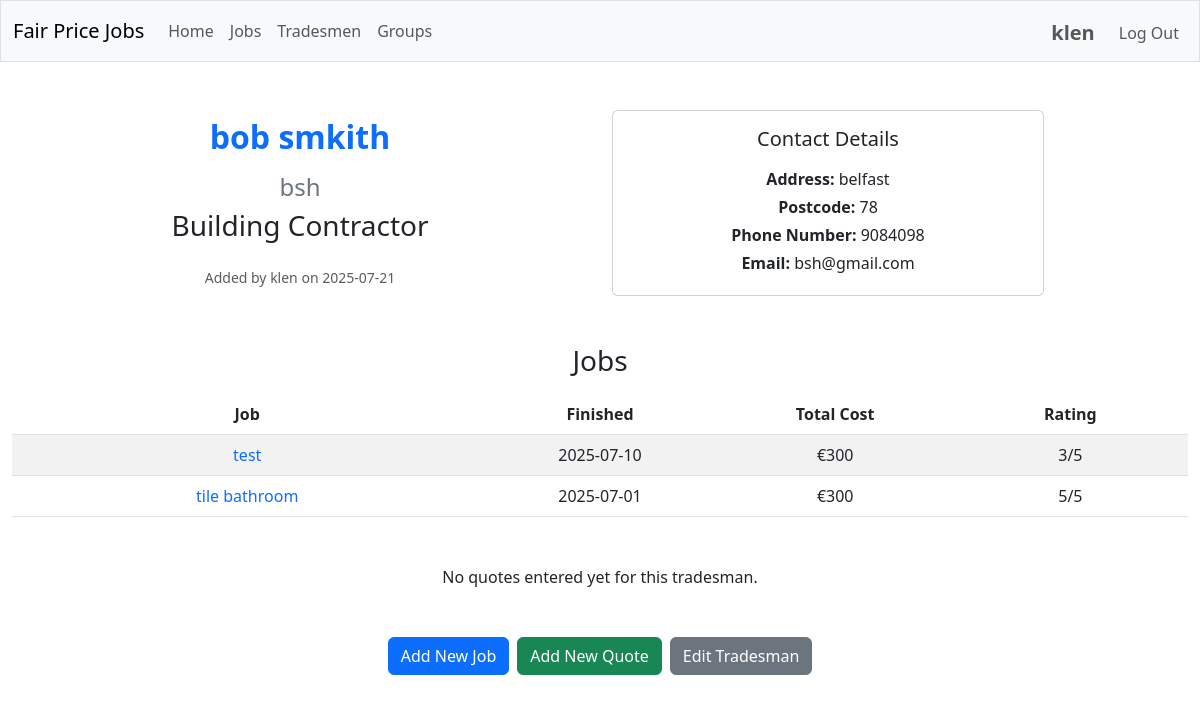
The app's page /tradesman/1 (signed in) with its own data.
### tables this page shows
CREATE TABLE users (
    id INTEGER PRIMARY KEY AUTOINCREMENT,
    username TEXT NOT NULL UNIQUE,
    firstname TEXT NOT NULL,
    lastname TEXT NOT NULL,
    email TEXT NOT NULL UNIQUE,
    postcode TEXT NOT NULL,
    hash TEXT NOT NULL
);

CREATE TABLE tradesmen (
    id INTEGER PRIMARY KEY AUTOINCREMENT,
    trade TEXT NOT NULL,
    first_name TEXT,
    family_name TEXT NOT NULL,
    company_name TEXT,
    address TEXT NOT NULL,
    postcode TEXT NOT NULL,
    phone_number TEXT NOT NULL,
    email TEXT
);

CREATE TABLE jobs (
    id INTEGER PRIMARY KEY AUTOINCREMENT,
    user_id INTEGER NOT NULL,
    tradesman_id INTEGER NOT NULL,
    type TEXT NOT NULL CHECK (type IN ('job', 'quote')) DEFAULT 'job',
    date_started TEXT,
    date_finished TEXT,
    date_requested TEXT,
    date_received TEXT,
    title TEXT NOT NULL,
    description TEXT NOT NULL,
    call_out_fee INTEGER NULL,
    materials_fee INTEGER NULL,
    hourly_rate INTEGER NULL,
    hours_worked REAL NULL,
    hours_estimated REAL NULL,
    daily_rate INTEGER NULL,
    days_worked REAL NULL,
    days_estimated REAL NULL,
    total_cost INTEGER NULL CHECK (total_cost IS NULL OR total_cost >= 0),
    total_quote INTEGER NULL CHECK (total_quote IS NULL OR total_quote >= 0),
    rating INTEGER NULL CHECK (rating IS NULL OR (rating >= 1 AND rating <= 5)),
    status TEXT CHECK (status IN ('pending', 'accepted', 'declined')) DEFAULT 'pending',
    FOREIGN KEY (tradesman_id) REFERENCES tradesmen (id) ON DELETE CASCADE
);

### app/routes/tradesmen.py (the view)
@tradesmen_bp.route("/tradesman/<int:tradesman_id>")
@login_required
def view_tradesman(tradesman_id: int) -> Union[str, Response]:
    try:
        tradesman = tradesman_service.get_tradesman_by_id(tradesman_id)
        if not tradesman:
            flash("Tradesman not found.", "error")
            return redirect(url_for("groups.search_groups"))
        jobs = tradesman_service.get_tradesman_jobs(tradesman_id)
        quotes = tradesman_service.get_tradesman_quotes(tradesman_id)
        group_id = session.get('group_id')
        added_by_info = tradesman_service.get_tradesman_added_by_info(tradesman_id)
        can_edit = tradesman_service.can_user_edit_tradesman(session["user_id"], tradesman_id)
        return render_template("view_tradesman.html",
                             tradesman=tradesman,
                             jobs=jobs,
                             quotes=quotes,
                             group_id=group_id,
                             can_edit=can_edit,
                             added_by_info=added_by_info)
    except Exception as e:
        flash(f"An error occurred while fetching tradesman data: {str(e)}", "error")
        return redirect(url_for("groups.search_groups"))

### app/services/database.py (called while the page is built)
def get_db_service() -> DatabaseService:
    return db_service

    def get_connection(self):
        if self.database_path is None:
            raise ValueError("Database path is not configured")
        try:
            if not hasattr(g, '_database'):
                g._database = sqlite3.connect(self.database_path, isolation_level=None)
                g._database.row_factory = sqlite3.Row
                g._database.execute("PRAGMA foreign_keys = ON")
            return g._database
        except RuntimeError:
            if not hasattr(self, '_test_connection'):
                self._test_connection = sqlite3.connect(self.database_path, isolation_level=None)
                self._test_connection.row_factory = sqlite3.Row
                self._test_connection.execute("PRAGMA foreign_keys = ON")
            return self._test_connection

    def close_connection(self):
        try:
            if hasattr(g, '_database'):
                g._database.close()
                delattr(g, '_database')
        except RuntimeError:
            if hasattr(self, '_test_connection'):
                self._test_connection.close()
                delattr(self, '_test_connection')

    @contextmanager
    def get_cursor(self):
        conn = self.get_connection()
        cursor = conn.cursor()
        try:
            yield cursor
        except Exception as e:
            logger.error(f"Database error: {e}")
            conn.rollback()
            raise
        finally:
            cursor.close()

    def execute_query(self, query: str, params: Tuple = ()) -> List[Dict[str, Any]]:
        with self.get_cursor() as cursor:
            cursor.execute(query, params)
            columns = [column[0] for column in cursor.description]
            return [dict(zip(columns, row)) for row in cursor.fetchall()]

    def execute_single_query(self, query: str, params: Tuple = ()) -> Optional[Dict[str, Any]]:
        with self.get_cursor() as cursor:
            cursor.execute(query, params)
            row = cursor.fetchone()
            if row:
                columns = [column[0] for column in cursor.description]
                return dict(zip(columns, row))
            return None

### helpers.py (called while the page is built)
def login_required(f: Callable) -> Callable:
    @wraps(f)
    def decorated_function(*args: Any, **kwargs: Any) -> Union[Response, Any]:
        if session.get("user_id") is None:
            return redirect("/login")
        return f(*args, **kwargs)
    return decorated_function

### templates/view_tradesman.html (shortened to what this page needs)
{% extends "layout.html" %}
{% block main %}
<div class="row align-items-center">
    <div class="col-md-6 d-flex flex-column justify-content-end">
        <h2 class="text-primary fw-bold mb-3">
            {% if tradesman.first_name %}
                {{ tradesman.first_name }} {{ tradesman.family_name }}
            {% else %}
                {{ tradesman.family_name }}
            {% endif %}
        </h2>
        {% if tradesman.company_name %}
            <h4 class="text-secondary mb-2">{{ tradesman.company_name }}</h4>
        {% endif %}
        <h3 class="mb-4">{{ tradesman.trade }}</h3>
        {% if added_by_info %}
            <p class="text-muted small mb-0">
                 Added by {{ added_by_info.username }}
                on {{ added_by_info.date_added if added_by_info.date_added else 'Unknown date' }}
            </p>
        {% endif %}
    </div>
    <div class="col-md-6 d-flex justify-content-start">
        <div class="card w-75 me-5">
            <div class="card-body">
                <h5 class="card-title mb-3">Contact Details</h5>
                <p class="card-text mb-1"><strong>Address:</strong> {{ tradesman.address }}</p>
                <p class="card-text mb-1"><strong>Postcode:</strong> {{ tradesman.postcode }}</p>
                <p class="card-text mb-1"><strong>Phone Number:</strong> {{ tradesman.phone_number }}</p>
                <p class="card-text mb-1"><strong>Email:</strong> {{ tradesman.email }}</p>
            </div>
        </div>
    </div>
</div>
{% if jobs %}
    <h3 class="mb-3">Jobs</h3>
        <table class="table table-striped">
        <thead>
            <tr>
                <th style="width: 40%;">Job</th>
                <th style="width: 20%;">Finished</th>
                <th style="width: 20%;">Total Cost</th>
                <th style="width: 20%;">Rating</th>
            </tr>
        </thead>
        <tbody>
            {% for job in jobs %}
                <tr>
                                                <td>
                                <a href="{{ url_for('jobs.view_job', job_id=job.id) }}" class="text-decoration-none">
                                    {{ job.title }}
                                </a>
                            </td>
                            <td>{{ job.date_finished if job.date_finished else 'N/A' }}</td>
                    <td>€{{ job.total_cost if job.total_cost else 'N/A' }}</td>
                                                <td>{% if job.rating %}{{ job.rating }}/5{% else %}None{% endif %}</td>
                </tr>
            {% endfor %}
        </tbody>
    </table>
{% else %}
    <p>No jobs entered yet for this tradesman.</p>
{% endif %}
{% if quotes %}
    <h3 class="mb-3 mt-5">Quotes</h3>
        <table class="table table-striped">
        <thead>
            <tr>
                <th style="width: 40%;">Quote</th>
                <th style="width: 20%;">Received</th>
                <th style="width: 20%;">Total Quote</th>
                <th style="width: 20%;">Status</th>
            </tr>
        </thead>
        <tbody>
            {% for quote in quotes %}
                <tr>
                                                <td>
                                <a href="{{ url_for('jobs.view_quote', quote_id=quote.id) }}" class="text-decoration-none">
                                    <span class="fw-semibold text-primary">{{ quote.title }}</span>
                                </a>
                            </td>
                            <td>{{ quote.date_received if quote.date_received else 'N/A' }}</td>
                    <td>€{{ quote.total_quote if quote.total_quote else 'N/A' }}</td>
                    <td>
                        <span class="badge bg-{% if quote.status == 'accepted' %}success{% elif quote.status == 'declined' %}danger{% else %}warning{% endif %}">
                            {{ quote.status|title }}
                        </span>
                    </td>
                </tr>
            {% endfor %}
        </tbody>
    </table>
{% else %}
    <p class="mt-5">No quotes entered yet for this tradesman.</p>
{% endif %}
<div class="d-flex justify-content-center align-items-center mt-5 mb-4">
                    <a href="{{ url_for('jobs.add_job', tradesman_id=tradesman.id) }}" class="btn btn-primary me-2">Add New Job</a>
                    <a href="{{ url_for('jobs.add_quote', tradesman_id=tradesman.id) }}" class="btn btn-success me-2">Add New Quote</a>
    {% if can_edit %}
        <a href="{{ url_for('tradesmen.edit_tradesman', tradesman_id=tradesman.id) }}" class="btn btn-secondary">Edit Tradesman</a>
    {% endif %}
</div>
{% endblock %}

### templates/layout.html (shortened to what this page needs)
<!DOCTYPE html>
<html lang="en">
    <head>
        <link href="https://cdn.jsdelivr.net/npm/bootstrap@5.3.0/dist/css/bootstrap.min.css" rel="stylesheet">
        <link rel="stylesheet" href="{{ url_for('static', filename='css/custom.css') }}">
    </head>
    <body>
        <nav class="navbar navbar-expand-md navbar-light bg-light border">
            <div class="container-fluid">
                <a class="navbar-brand mb-0 align-items-center" href="/">Fair Price Jobs</a>
                <div class="collapse navbar-collapse" id="navbarNav">
                    {% if session.user_id %}
                        <ul class="navbar-nav me-auto mb-2 mb-lg-0">
                            <li class="nav-item">
                                <a class="nav-link" href="{{ url_for('main.index') }}">Home</a>
                            </li>
                            <li class="nav-item">
                                <a class="nav-link" href="{{ url_for('search.search_jobs') }}">Jobs</a>
                            </li>
                            <li class="nav-item">
                                <a class="nav-link" href="{{ url_for('search.search_tradesmen') }}">Tradesmen</a>
                            </li>
                            <li class="nav-item">
                                <a class="nav-link" href="{{ url_for('groups.search_groups') }}">Groups</a>
                            </li>
                        </ul>
                        <ul class="navbar-nav ms-auto mt-1 align-items-center">
                            <li class="nav-item me-3">
                                <a class="nav-link fs-5 fw-bold p-0" href="{{ url_for('profile.user_profile', user_id=session.user_id) }}">{{ session.username }}</a>
                            </li>
                            <li class="nav-item">
                                <a class="nav-link" href="/logout">Log Out</a>
                            </li>
                        </ul>
                    {% endif %}
                </div>
            </div>
        </nav>
        <main class="container-fluid py-5 text-center">
            {% block main %}{% endblock %}
        </main>
    </body>
</html>

### records on screen
users: username "klen"
tradesmen: first_name "bob", family_name "smkith", company_name "bsh", trade "Building Contractor", address "belfast", postcode "78", phone_number "9084098", email "bsh@gmail.com"
jobs: title "test", date_finished "2025-07-10", total_cost "300", rating "3"
jobs: title "tile bathroom", date_finished "2025-07-01", total_cost "300", rating "5"
